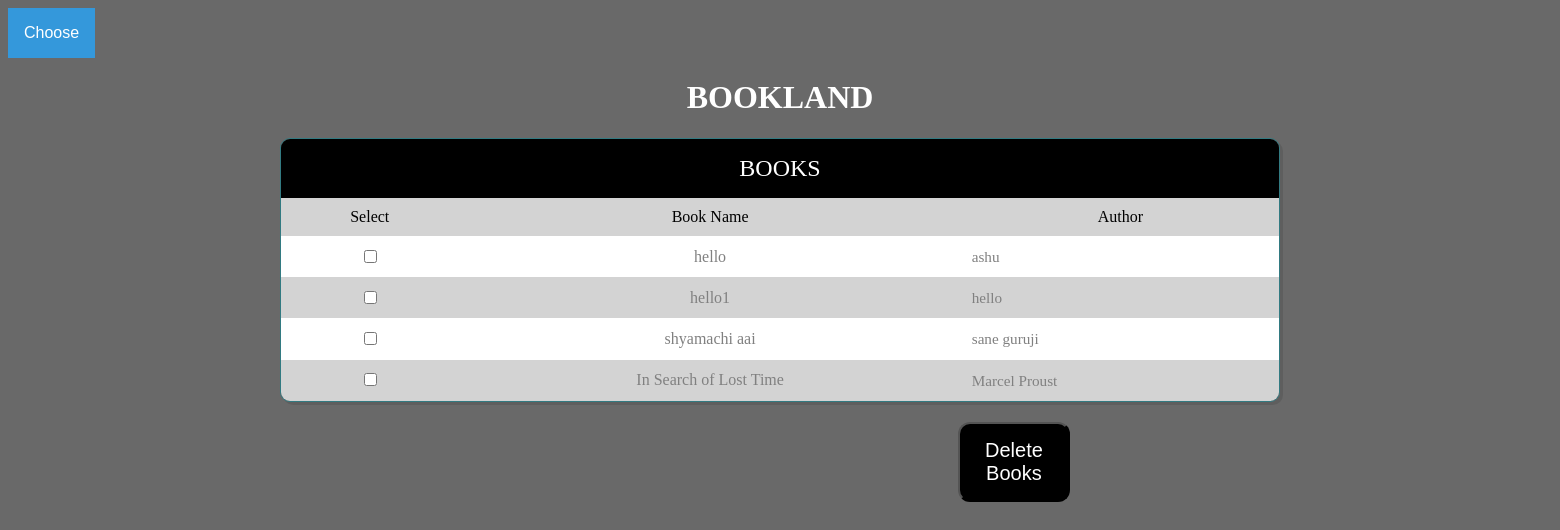
/viewbook_php.php (signed in), run on the app's committed database.
### tables this page shows
CREATE TABLE `booksinfo` (
  `srno` int(11) NOT NULL,
  `UserName` varchar(30) NOT NULL,
  `BookName` text NOT NULL,
  `Author` text NOT NULL,
  `Description` text NOT NULL,
  `Categories` varchar(30) NOT NULL,
  `pics` varchar(250) DEFAULT NULL
);

### viewbook_php.php (the view, shortened to what this page needs)
<!DOCTYPE html>
<html lang="en" >
    <head>
        <link rel="stylesheet" href="css/style.css">
    </head>
    <body>
    <div class="dropdown">
<button onclick="myFunction3()" class="dropbtn">Choose</button>
</div>
        <form action="nextpage.php" method="POST">
        <h1>BOOKLAND</h1>
        <div class="table-users">
            <div class="header">BOOKS</div>
            <table cellspacing="0">
                <tr>
                    <th>Select</th>
                    <th>Book Name</th>
                    <th>Author</th>
                </tr>
                <?php
                include 'connection.php';
                $username=$_SESSION["username"];
                $sql_stmt = "SELECT BookName, Author FROM booksinfo WHERE UserName='" . $username . "'";
                $result = mysqli_query($dbhandle, $sql_stmt);
                $no_rows = mysqli_num_rows($result);
                if ($no_rows) {
                    while ($row = mysqli_fetch_array($result)) {
                        echo '<tr><td>' .
                        '<div class="checkbox">' .
                        '<input type="checkbox" name="checklist[]" value="' . $row['BookName'] . '">' .
                        '</div>' .
                        '</td>' .
                        '<td> ' . $row['BookName'] . '</td>' .
                        '<td> ' . $row['Author'] . '</td>' .
                        '</tr>';
                    }
                }
                ?>
            </table>
        </div>
        </form>
<button id="btn1"  type="button"  style="width:auto;">Delete Books</button>
    </body>
</html>

### css/style.css (style rules this page uses)
body { background:LavenderBlush ; }
body * { box-sizing: border-box; }
.header { background-color: Black; color: white; font-size: 1.5em; padding: 1rem; text-align: center; text-transform: uppercase; }
.table-users { border: 1px solid #327a81; border-radius: 10px; box-shadow: 3px 3px 0 rgba(0, 0, 0, 0.1); max-width: calc(100% - 2em); margin: 1em auto; overflow: hidden; width: 1000px; }
table { width: 100%; }
table td { color:Gray; padding: 10px; text-align: center; vertical-align: middle; }
table th { background-color: LightGray; color:Black; padding: 10px; font-weight: 300; }
table td:last-child { font-size: 0.95em; line-height: 1.4; text-align: left; }
table tr:nth-child(2n) { background-color: white; }
table tr:nth-child(2n+1) { background-color: LightGray; }

### viewbook_php.php (style rules this page uses)
.dropbtn { background-color: #3498DB; color: white; padding: 16px; font-size: 16px; border: none; cursor: pointer; }
.dropdown { position: relative; display: inline-block; }
h1 { text-align: center; color:White; }
body { background-color: DimGray; }
#btn1 { background-color: Black; border-radius: 12px; color: white; padding: 15px 25px; text-align: center; text-decoration: none; display: inline-block; font-size: 20px; margin: 4px 950px; cursor: pointer; }

### data on the page
booksinfo: BookName "hello", Author "ashu"
booksinfo: BookName "hello1", Author "hello"
booksinfo: BookName "shyamachi aai", Author "sane guruji"
booksinfo: BookName "In Search of Lost Time", Author "Marcel Proust"
